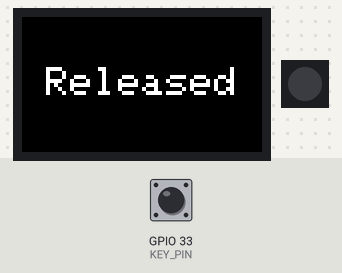
A sketch run on a simulated ESP32. Parts: 240×135 colour display, 1 RGB LEDs in strip order, left to right. The test bench sets the inputs (shaded band); at power-on: GPIO 33 (KEY_PIN) HIGH. WiFi joins after 1.5 s; servers stay silent unless stated; uploads are accepted with an empty reply.

Above: at 2.8 s.
2.9 s: GPIO 33 (KEY_PIN) pulled LOW for 0.15 s
At 3.11 s:
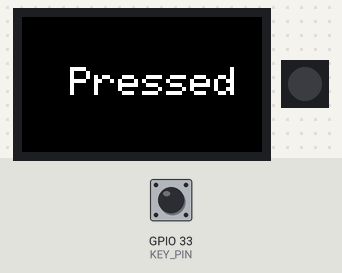
4.8 s: GPIO 33 (KEY_PIN) pulled LOW for 3.2 s
At 5.8 s:
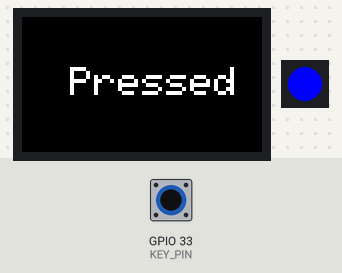
Timing chart, 0 to 9.6 s (numbered marks = the images above; inputs shaded):
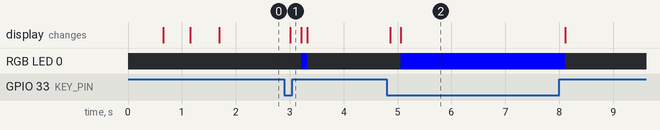

Measured:
- after the input at 2.9 s, RGB LED 0: off → RGB(0, 0, 255) after 0.31 s, → off 0.11 s later; the display: changes after 0.11 s (image 1)
- after the input at 4.8 s, RGB LED 0: off → RGB(0, 0, 255) after 0.26 s, → off 3.0 s later; the display: first changes after 0.06 s (image 2 shows a later state)

The sketch:

main.ino
```cpp
#include <FastLED.h>
#include <M5StickCPlus2.h>
#include <WiFi.h>
#include <HTTPClient.h>
#include "../lib/secrets.h"

uint8_t ledColor = 0;
#define KEY_PIN 33
#define DATA_PIN 32
CRGB LED[1];

void setup()
{
	M5.begin();
	WiFi.begin(ssid, password);
	while (WiFi.status() != WL_CONNECTED)
	{
		delay(500);
		M5.Lcd.print(".");
	}
	M5.Lcd.fillScreen(BLACK);
	M5.Lcd.setRotation(3);
	M5.Lcd.setTextSize(4);
	pinMode(KEY_PIN, INPUT_PULLUP);
	FastLED.addLeds<SK6812, DATA_PIN, GRB>(LED, 1);
	LED[0] = CRGB::Blue;
	FastLED.setBrightness(0);
	M5.Speaker.begin();
	M5.Speaker.setVolume(225);
}

void loop()
{
	if (!digitalRead(KEY_PIN))
	{
		M5.Lcd.setCursor(0, 50);
		M5.Lcd.print("  Pressed  ");
		sendMessage();
		FastLED.setBrightness(255);
		FastLED.show();
		while (!digitalRead(KEY_PIN))
			;
	}
	else
	{
		M5.Lcd.setCursor(0, 50);
		M5.Lcd.println(" Released ");
		FastLED.setBrightness(0);
		FastLED.show();
	}
	delay(100);
}
```

functions.ino
```cpp
void sendMessage()
{
	HTTPClient http;
	http.begin(serverName);
	http.addHeader("Content-Type", "application/x-www-form-urlencoded");

	String postData = "message=Bottle status updated to empty successfully";
	int statusCode = http.POST(postData);

	if (statusCode == 200)
	{
		String response = http.getString();
		// M5.Lcd.println("Response: " + response);
		// M5.Lcd.println(message);
	}
	else
		M5.Lcd.println("Error: " + String(statusCode));

	http.end();
}
```
